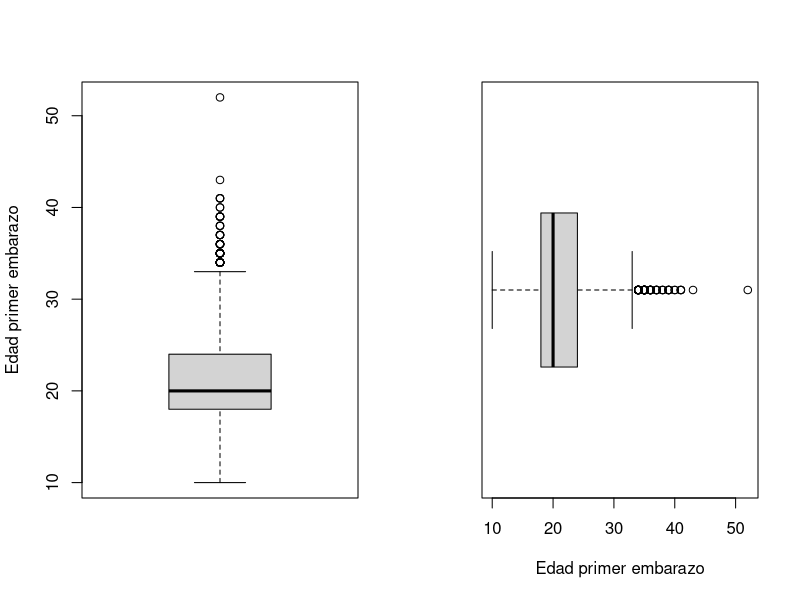
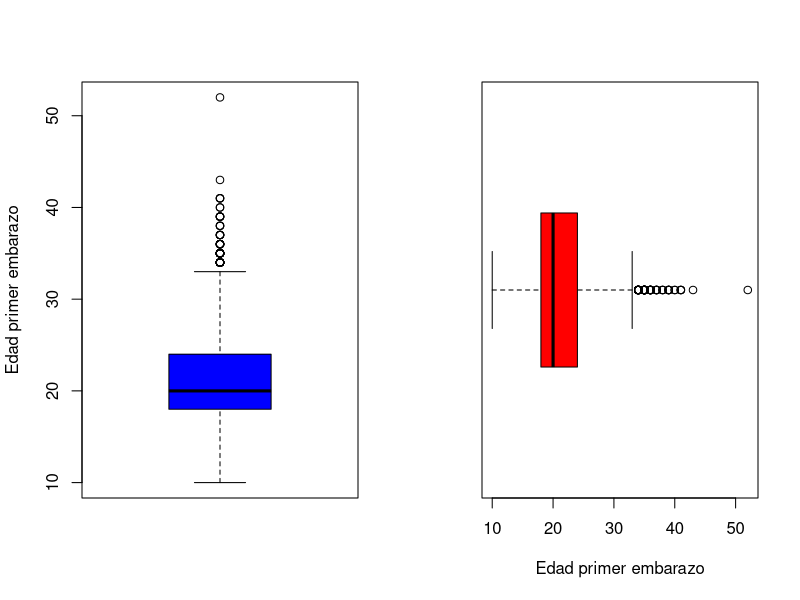
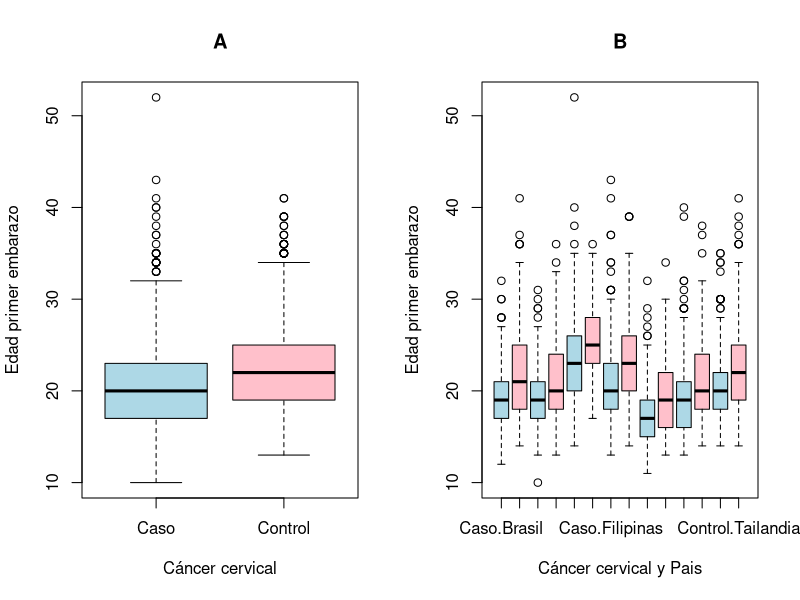
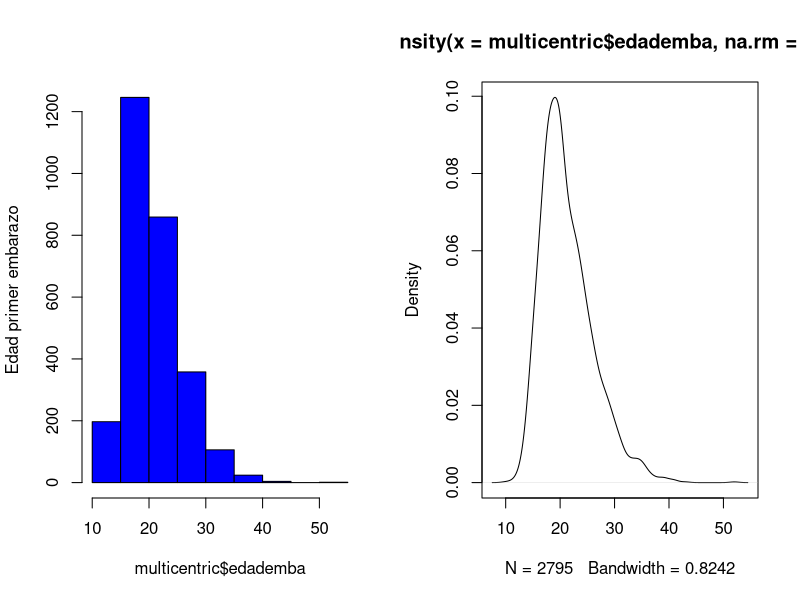
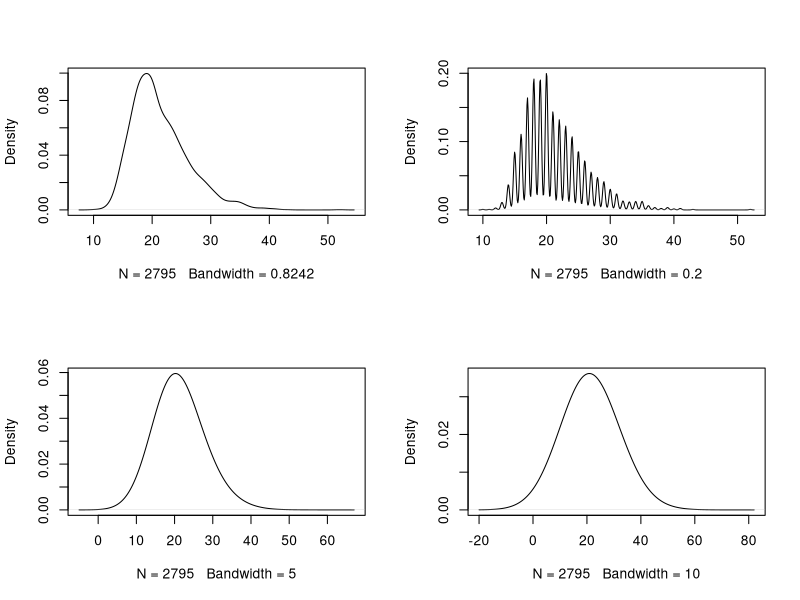
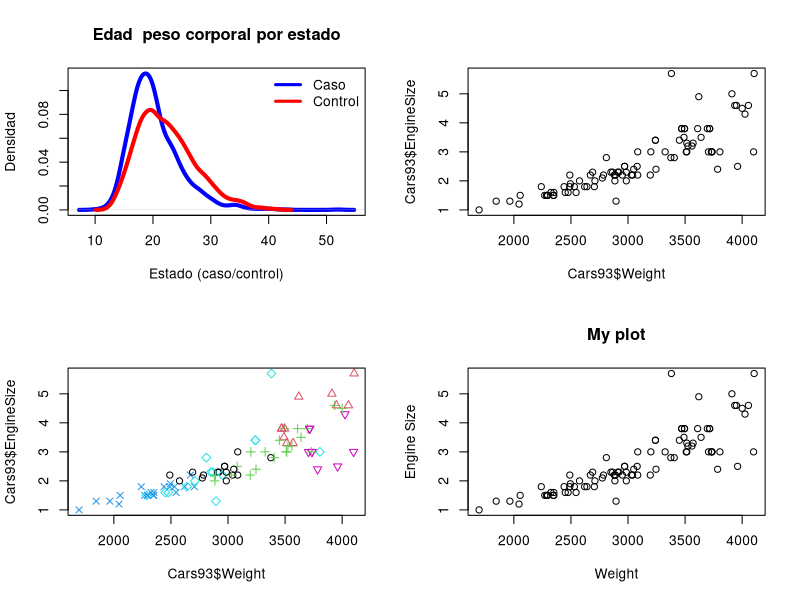
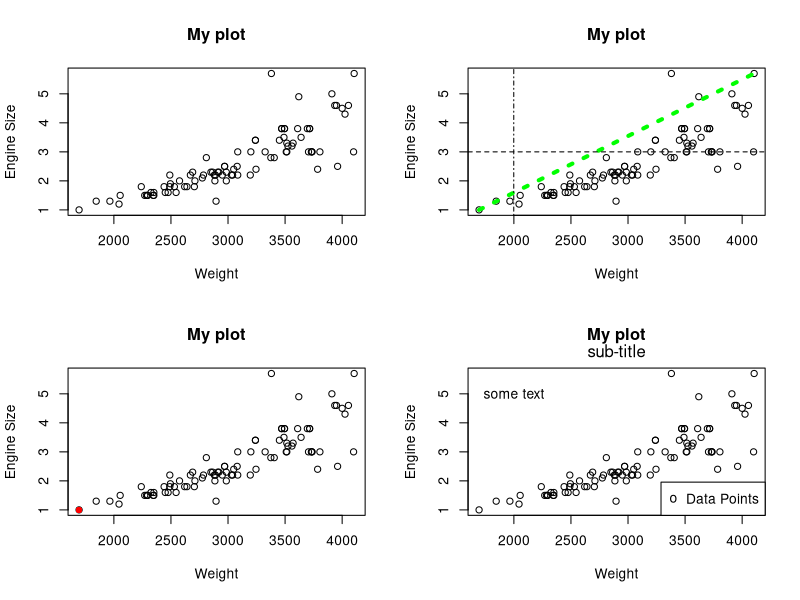
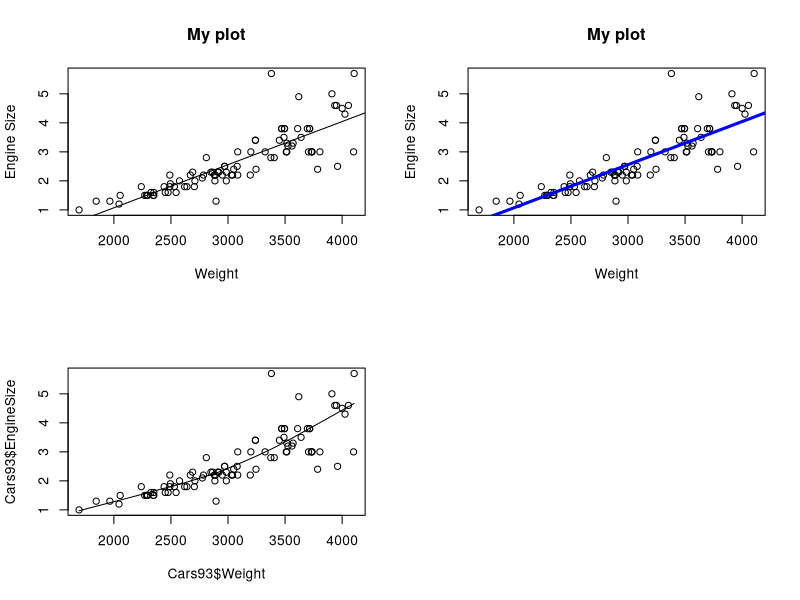

These charts were generated, in order, by the following R code:
## ---- chunk 1
multicentric <- read.delim("datos/multicentric.txt")
stem(multicentric$edademba)
## ---- chunk 2
args(boxplot)
## ---- chunk 3
par(mfrow=c(1,2))
boxplot(x=multicentric$edademba, ylab='Edad primer embarazo')
boxplot(x=multicentric$edademba, xlab='Edad primer embarazo', horizontal=TRUE)
## ---- chunk 4
head(colors(), n=10)
## ---- chunk 5
par(mfrow=c(1,2))
boxplot(x=multicentric$edademba, ylab='Edad primer embarazo', col='blue')
boxplot(x=multicentric$edademba, xlab='Edad primer embarazo', horizontal=TRUE, col='red')
## ---- chunk 6
par(mfrow=c(1, 2))
boxplot(edademba ~ status, data=multicentric,
        col=c('lightblue', 'pink'),
        xlab='Cáncer cervical', main='A',
        ylab='Edad primer embarazo')
boxplot(edademba ~ status*pais, data=multicentric,
        col=c('lightblue', 'pink'),
        xlab='Cáncer cervical y Pais', main='B',
        ylab='Edad primer embarazo')
## ---- chunk 7
hist(multicentric$edademba, col='blue', main='', 
     ylab='Edad primer embarazo')
## ---- chunk 8
args(density)
## ---- chunk 9
plot(density(multicentric$edademba, na.rm=TRUE))
## ---- chunk 10
par(mfrow=c(2,2))
plot(density(multicentric$edademba, na.rm=TRUE), main='')
plot(density(multicentric$edademba, bw=0.2, na.rm=TRUE), main='')
plot(density(multicentric$edademba, bw=5, na.rm=TRUE), main='')
plot(density(multicentric$edademba, bw=10, na.rm=TRUE), main='')
## ---- chunk 11
datos.casos <- subset(multicentric, status=='Caso')
datos.control <- subset(multicentric, status=='Control')

den.casos <- density(datos.casos$edademba, na.rm=TRUE)
den.control <- density(datos.control$edademba, na.rm=TRUE)

plot(den.casos, 
     main='Edad  peso corporal por estado', ylab='Densidad',
     xlab='Estado (caso/control)', lwd=4, col='blue')
lines(den.control, lwd=4, col='red')
legend('topright', legend=c('Caso', 'Control'), bty='n',
       lwd=3, col=c('blue', 'red'))
## ---- chunk 12
library(MASS)
head(Cars93)
## ---- chunk 13
plot(Cars93$Weight, Cars93$EngineSize)
## ---- chunk 14
plot(Cars93$Weight, Cars93$EngineSize, 
     col=as.numeric(Cars93$Type),
     pch=as.numeric(Cars93$Type))
## ---- chunk 15
plot(Cars93$Weight, Cars93$EngineSize, ylab="Engine Size",
     xlab="Weight", main="My plot")
## ---- chunk 16
plot(Cars93$Weight, Cars93$EngineSize, ylab="Engine Size",
     xlab="Weight", main="My plot")
## ---- chunk 17
plot(Cars93$Weight, Cars93$EngineSize, ylab="Engine Size",
     xlab="Weight", main="My plot")

lines(x=c(min(Cars93$Weight), max(Cars93$Weight)),
      y=c(min(Cars93$EngineSize),
      max(Cars93$EngineSize)), lwd=4, lty=3, col="green")
abline(h=3, lty=2)
abline(v=1999, lty=4)
## ---- chunk 18
plot(Cars93$Weight, Cars93$EngineSize, ylab="Engine Size",
     xlab="Weight", main="My plot")

points(x=min(Cars93$Weight), y=min(Cars93$EngineSize), 
       pch=16, col="red")
## ---- chunk 19
plot(Cars93$Weight, Cars93$EngineSize, ylab="Engine Size",
     xlab="Weight", main="My plot")

text(x=2000, y=5, "some text")

mtext(side=3, "sub-title", line=0.45)

legend("bottomright", legend=c("Data Points"), pch="o")
## ---- chunk 20
plot(Cars93$Weight, Cars93$EngineSize, ylab="Engine Size",
     xlab="Weight", main="My plot")

mod <- lm(EngineSize ~ Weight, data=Cars93)
abline(mod)
## ---- chunk 21
plot(Cars93$Weight, Cars93$EngineSize, ylab="Engine Size",
     xlab="Weight", main="My plot")

mod <- lm(EngineSize ~ Weight, data=Cars93)
abline(mod, lwd=3, col="blue")
## ---- chunk 22
plot(Cars93$EngineSize ~ Cars93$Weight)
lines(loess.smooth(Cars93$Weight, Cars93$EngineSize))
## ---- chunk 23
pairs(Cars93[,1:7])
## ---- chunk 24
pairs(Cars93[,1:7], lower.panel=NULL, cex.labels=1.4, log='xy',
      main='Matriz de dispersión', las=1,
      labels=c('Fabricante', 'Modelo', 'Tipo', 'Precio \n mínimo', 'Precio' , 'Precio \n máximo', 'Ciudad'),
      pch=3, cex=0.6, col='dodgerblue2')
## ---- chunk 25
info <- prop.table(table(multicentric$pais))
barplot(info, las=2)
## ---- chunk 26
xx <- barplot(info, col='darkblue', ylim=c(0, 0.3),
              xlab='', main='País de estudio ',
              ylab='Frecuencia relativa', las=2)

text(x=xx, y=info, pos=3, cex=0.8, col="red",
     label=round(info, 2))
## ---- chunk 27
info2 <- table(multicentric$status,
               multicentric$pais)

barplot(info2, las=2)
## ---- chunk 28
barplot(info2, beside=TRUE, las=2)
## ---- chunk 29
barplot(info2, beside = TRUE, las=2, 
        xlab ='', ylab ='Frecuencia', 
        ylim = c(0,400), 
        main = 'Individuos por pais y estado', 
        col = c("lightblue", "mistyrose"),)
legend('topleft', legend = rownames(info2), 
       bty='n', fill=c("lightblue", "mistyrose"))

## ---- chunk 30
pie(info, main="Individuos por país")
## ---- chunk 31
dotchart(x = info, 
         cex=1.2, xlab="Individuos del estudio por país")

## ---- chunk 32
library(lattice)
## ---- chunk 33
library(lattice)
xyplot(MPG.city ~ EngineSize | Type, data=Cars93)
## ---- chunk 34
xyplot(MPG.city ~ EngineSize | Type * Origin, 
       data = Cars93)
## ---- chunk 35
xyplot(MPG.city ~ EngineSize|Type,
       panel=panel.superpose, groups=Origin,
       data = Cars93)
## ---- chunk 36
# Adds a key
pars <- trellis.par.get("superpose.symbol")
xyplot(MPG.city ~ EngineSize | Type,
       panel = panel.superpose, groups=Origin, 
       key = list(columns = 2, 
                  text = list(levels(Cars93$Origin)),
                               points = Rows(pars,1:2)),
       data=Cars93)
## ---- chunk 37
bwplot(edademba ~ status | pais,
        data = multicentric)
